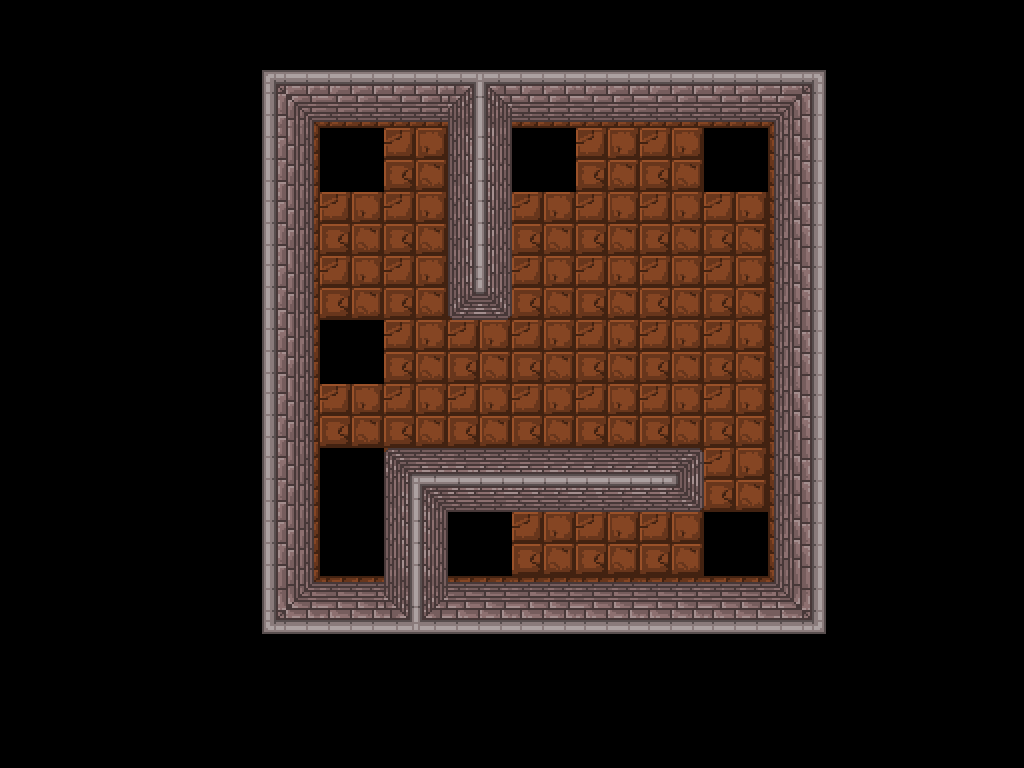

The image is a tile-based game level rendered from a .tmx file. Its description and source (layers, tilesets, objects; grid data summarised) follow:
An orthogonal 16x12 tile map with 64x64 px tiles, 6 tile layers (Tiles, Objects, Links, blocs, ...), 3 tilesets.

<map version="1.0" orientation="orthogonal" width="16" height="12" tilewidth="64" tileheight="64">
 <tileset firstgid="1" name="typeOfCase" tilewidth="64" tileheight="64">
  <image source="../typeOfCase.png" width="1152" height="64" />
  <tile id="9">
   <properties>
    <property name="id" value="&quot;porte_1&quot;" />
   </properties>
  </tile>
 </tileset>
 <tileset firstgid="19" name="links" tilewidth="64" tileheight="64">
  <image source="../links.png" width="640" height="64" />
 </tileset>
 <tileset firstgid="29" name="graphs" tilewidth="64" tileheight="64">
  <image source="../../pixel/walls_64.png" width="832" height="192" />
 </tileset>
 <layer name="Tiles" width="16" height="12" opacity="0">
  <data>[192 cells, 192 non-empty, 2 distinct tile ids]</data>
 </layer>
 <layer name="Objects" width="16" height="12" opacity="0">
  <properties>
   <property name="" value="" />
  </properties>
  <data>[192 cells, 8 non-empty, 6 distinct tile ids]</data>
 </layer>
 <layer name="Links" width="16" height="12" opacity="0">
  <data>[192 cells, 2 non-empty, 1 distinct tile ids]</data>
 </layer>
 <layer name="blocs" width="16" height="12">
  <data>[192 cells, 0 non-empty, 0 distinct tile ids]</data>
 </layer>
 <layer name="Render" width="16" height="12">
  <data>[192 cells, 73 non-empty, 16 distinct tile ids]</data>
 </layer>
 <layer name="RenderBis" width="16" height="12">
  <data>[192 cells, 0 non-empty, 0 distinct tile ids]</data>
 </layer>
</map>
